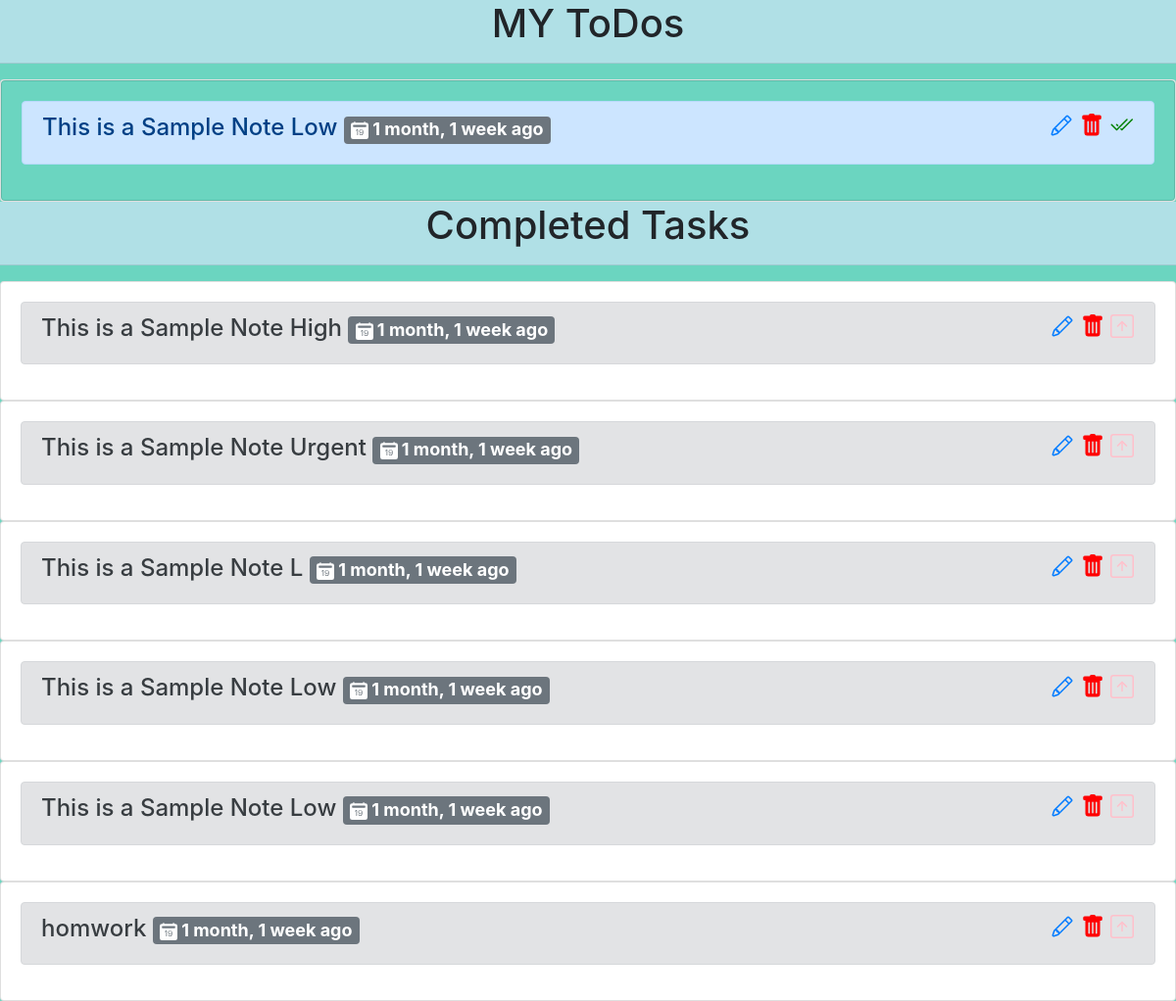
/notepad/view/, run on the app's committed database.
### notepad/models.py (models this page shows, shortened)
class NotePad(models.Model):
    title = models.CharField(max_length=50)
    due = models.DateTimeField()
    done = models.BooleanField(default=False)
    priority = models.CharField(choices=PRIORITY_CHOICES, max_length=1)

### notepad/views.py (the view)
# urls.py: path('view/',notepadview,name='view'),
def notepadview(request):
    notes = NotePad.objects.all()
    number = len(notes)
    context = {
        'notes' : notes,
        'number' : number
        }
    return render(request,'views.html',context)

### notepad/templates/views.html (shortened to what this page needs)
{% extends 'base.html' %}
{% load humanize %}
{% block content %}
<div class='main'>
<div class='todo'>
<div style="position:sticky; top:0; z-index:2;">
<center><h1 style="background-color:powderblue;">
 MY ToDos
 <hr>
 </h1>
 </center>
 </div>
 <div class ='sticky' >
 </div>
    {% for note in notes %}
    {% if not note.done %}
        <div class="card">
        {% if note.priority == 'U' %}
        <div class="card" style='background-color: #6BD5C0;'>
        <div class="card-body">
            <div class="alert alert-danger" role="alert">
                <h4>{{note.title}} <span class="badge badge-secondary">
                    <svg class="bi bi-calendar2-date-fill" width="1em" height="1em" viewBox="0 0 16 16" fill="currentColor" xmlns="http://www.w3.org/2000/svg">
                        <path fill-rule="evenodd" d="M4 .5a.5.5 0 0 0-1 0V1H2a2 2 0 0 0-2 2v11a2 2 0 0 0 2 2h12a2 2 0 0 0 2-2V3a2 2 0 0 0-2-2h-1V.5a.5.5 0 0 0-1 0V1H4V.5zm-2 3a.5.5 0 0 1 .5-.5h11a.5.5 0 0 1 .5.5v1a.5.5 0 0 1-.5.5h-11a.5.5 0 0 1-.5-.5v-1zm7.336 9.04c-1.11 0-1.656-.767-1.703-1.407h.683c.043.37.387.82 1.051.82.844 0 1.301-.848 1.305-2.164h-.027c-.153.414-.637.79-1.383.79-.852 0-1.676-.61-1.676-1.77C7.586 7.672 8.457 7 9.383 7c1.172 0 1.953.734 1.953 2.668 0 1.805-.742 2.871-2 2.871zm.066-2.544c.625 0 1.184-.484 1.184-1.18 0-.832-.527-1.23-1.16-1.23-.586 0-1.168.387-1.168 1.21 0 .817.543 1.2 1.144 1.2zm-2.957-2.89v5.332H5.77v-4.61h-.012c-.29.156-.883.52-1.258.777V7.91a12.6 12.6 0 0 1 1.313-.805h.632z"/>
                    </svg>
                {{note.due|naturaltime}}</span>
                <div class='icon'>
                <a href= 'edit/{{note.id}}'>
                    <svg class="bi bi-pencil" width="1em" height="1em" viewBox="0 0 16 16" fill="currentColor" xmlns="http://www.w3.org/2000/svg">
                        <path fill-rule="evenodd" d="M11.293 1.293a1 1 0 0 1 1.414 0l2 2a1 1 0 0 1 0 1.414l-9 9a1 1 0 0 1-.39.242l-3 1a1 1 0 0 1-1.266-1.265l1-3a1 1 0 0 1 .242-.391l9-9zM12 2l2 2-9 9-3 1 1-3 9-9z"/>
                        <path fill-rule="evenodd" d="M12.146 6.354l-2.5-2.5.708-.708 2.5 2.5-.707.708zM3 10v.5a.5.5 0 0 0 .5.5H4v.5a.5.5 0 0 0 .5.5H5v.5a.5.5 0 0 0 .5.5H6v-1.5a.5.5 0 0 0-.5-.5H5v-.5a.5.5 0 0 0-.5-.5H3z"/>
                    </svg>
                 </a>
                 <a href= 'delete/{{ note.id }}'>
                    <svg class="bi bi-trash-fill" width="1em"style="color:red;" height="1em" viewBox="0 0 16 16" fill="currentColor" xmlns="http://www.w3.org/2000/svg">
                    <path fill-rule="evenodd" d="M2.5 1a1 1 0 0 0-1 1v1a1 1 0 0 0 1 1H3v9a2 2 0 0 0 2 2h6a2 2 0 0 0 2-2V4h.5a1 1 0 0 0 1-1V2a1 1 0 0 0-1-1H10a1 1 0 0 0-1-1H7a1 1 0 0 0-1 1H2.5zm3 4a.5.5 0 0 1 .5.5v7a.5.5 0 0 1-1 0v-7a.5.5 0 0 1 .5-.5zM8 5a.5.5 0 0 1 .5.5v7a.5.5 0 0 1-1 0v-7A.5.5 0 0 1 8 5zm3 .5a.5.5 0 0 0-1 0v7a.5.5 0 0 0 1 0v-7z"/>
                    </svg>
                </a>
                <a href = 'done/{{note.id}}'>
                    <svg class="bi bi-check2-all" width="1em" style="color:green;"height="1em" viewBox="0 0 16 16" fill="currentColor" xmlns="http://www.w3.org/2000/svg">
                    <path fill-rule="evenodd" d="M12.354 3.646a.5.5 0 0 1 0 .708l-7 7a.5.5 0 0 1-.708 0l-3.5-3.5a.5.5 0 1 1 .708-.708L5 10.293l6.646-6.647a.5.5 0 0 1 .708 0z"/>
                    <path d="M6.25 8.043l-.896-.897a.5.5 0 1 0-.708.708l.897.896.707-.707zm1 2.414l.896.897a.5.5 0 0 0 .708 0l7-7a.5.5 0 0 0-.708-.708L8.5 10.293l-.543-.543-.707.707z"/>
                    </svg>
                </a>
                </div>
            </div>
                </h4>
        </div>
        </div>
        {% elif note.priority == 'L' %}
        <div class="card" style='background-color: #6BD5C0;'>
        <div class="card-body">
            <div class="alert alert-primary" role="alert">
                <h4>{{note.title}} <span class="badge badge-secondary">
                  {{note.due|naturaltime}}
                    </span>
                <div class='icon'>
                <a href= 'edit/{{note.id}}'>
                 </a>
                 <a href= 'delete/{{ note.id }}'>
                </a>
                <a href = 'done/{{note.id}}'>
                </a>
                </div>
                </h4>
            </div>
        </div>
        </div>
        {% endif %}
        </div>
    {% endif %}
    {% endfor %}
</div>
<div class='done'>
<center><h1 style="background-color:powderblue;">
 Completed Tasks
 <hr>
 </h1>
 </center>
 {% for note in notes %}
 {% if note.done %}
 <div class="card">
        <div class="card-body">
            <div class="alert alert-secondary" role="alert">
                <h4>{{note.title}} <span class="badge badge-secondary">
                {{note.due|naturaltime}}</span>
                <div class='icon'>
                <a href= 'edit/{{note.id}}'>
                 </a>
                 <a href= 'delete/{{ note.id }}'>
                </a>
                <a href = 'not-done/{{note.id}}'>
                </a>
                </div>
                </h4>
            </div>
        </div>
        </div>
 {% endif %}
 {% endfor %}
{% endblock content %}

### templates/base.html (shortened to what this page needs)
<!doctype html>
<html lang="en">
  <head>
    <link rel="stylesheet" href="https://stackpath.bootstrapcdn.com/bootstrap/4.5.0/css/bootstrap.min.css">
  </head>
  <body>
    {% block content %}
    {% endblock content%}
  </body>
</html>

### notepad/templates/views.html (style rules this page uses)
body { background-color: #6BD5C0; }
.main { position:relative; }
h4 { position:relative; }
.icon { position:absolute; right:1px; bottom:5px; }
.todo { position:static; }
.done { position:relative; }
.sticky { position: -webkit-sticky; position: fixed; z-index:2; }

### data on the page
NotePad: title "This is a Sample Note Low", due "1 month, 1 week ago"
NotePad: title "This is a Sample Note High", due "1 month, 1 week ago"
NotePad: title "This is a Sample Note Urgent", due "1 month, 1 week ago"
NotePad: title "This is a Sample Note L", due "1 month, 1 week ago"
NotePad: title "This is a Sample Note Low", due "1 month, 1 week ago"
NotePad: title "This is a Sample Note Low", due "1 month, 1 week ago"
NotePad: title "homwork", due "1 month, 1 week ago"
